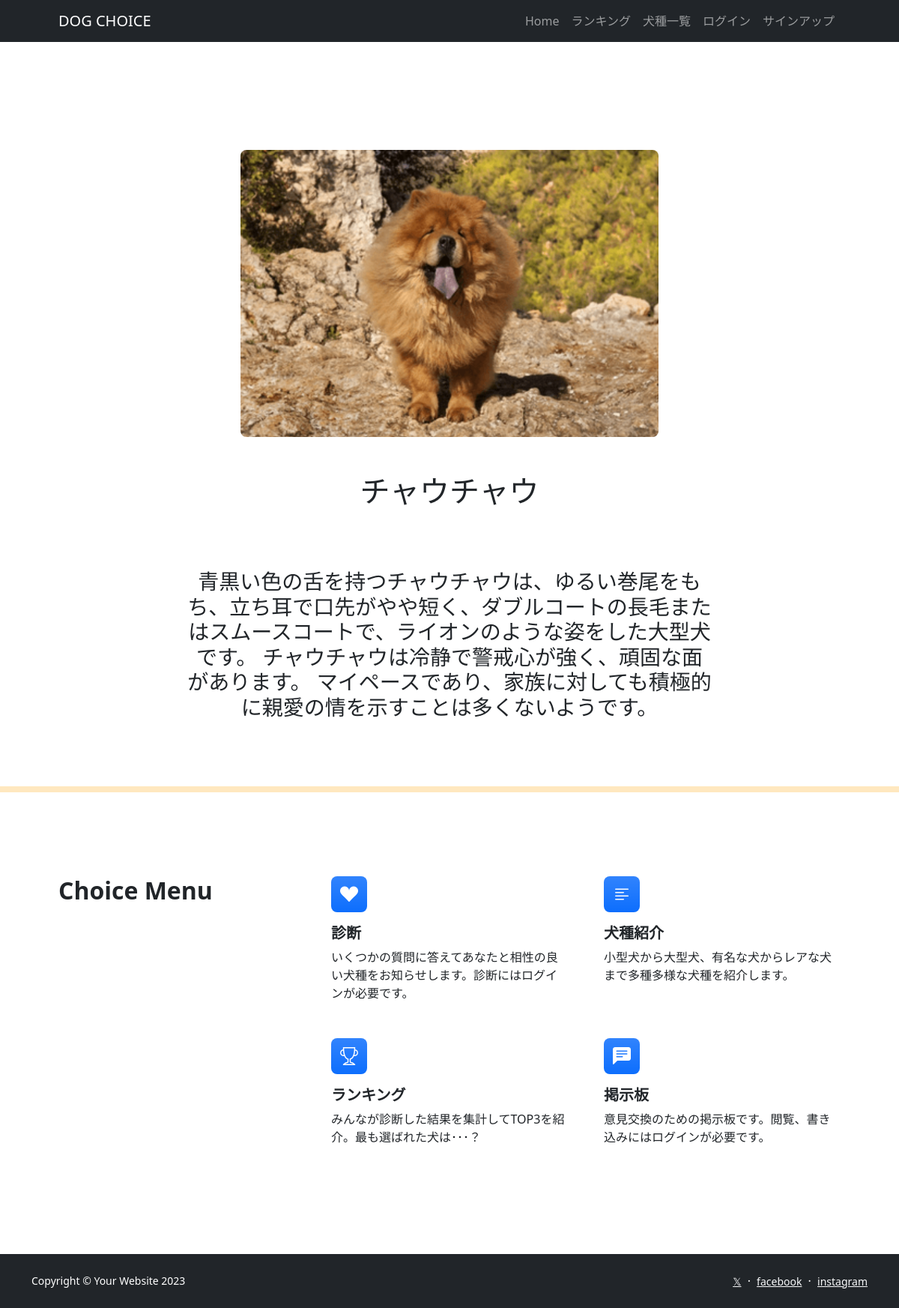
Screenshot of /dog_detail/9/ with the database file from the repository.
### dogapp/models.py (models this page shows, shortened)
class Dogs(models.Model):
    dog_name = models.CharField(verbose_name='犬名', max_length=200)
    image = models.ImageField(verbose_name='イメージ', upload_to='photos')
    comment = models.TextField(verbose_name='コメント',)

### dogapp/views.py (the view)
# urls.py: path('dog_detail/<int:pk>/', views.DetailView.as_view(), name='dog_detail'),
class DetailView(DetailView):
    template_name = 'dog_detail.html'
    model = Dogs

### dogapp/templates/dog_detail.html (shortened to what this page needs)
{% extends 'base.html' %}
{% load static %}
    {% block contents %}
    <br><br><br>
            <br>
            <div class="container">
                <div class="row">
                    <div class="col offset-0 text-center">
                        <img src="{{ object.image.url }}" class="img-fluid rounded-3 my-5 mx-auto" style="max-width: 50%;" alt="...">
                        <h1>{{ object.dog_name }}</h1><br><br><br>
                        <h3 class="text-center" style="max-width: 700px; margin: 0 auto;">{{ object.comment }}</h3>
                    </div>
                </div>
            </div>
            <br><br><br>
        <hr style="border: 4px solid orange;">
    {% endblock %}

### rows the page displays
Dogs: image (picture), dog_name "チャウチャウ", comment "青黒い色の舌を持つチャウチャウは、ゆるい巻尾をもち、立ち耳で口先がやや短く、ダブルコートの長毛またはスムースコートで、ライオンのような姿をした大型犬です。 チャウチャウは冷静で警戒心が強く、頑固な面があります。 マイペースであり、家族に対しても積極的に親愛の情を示すことは多くないようです。"
